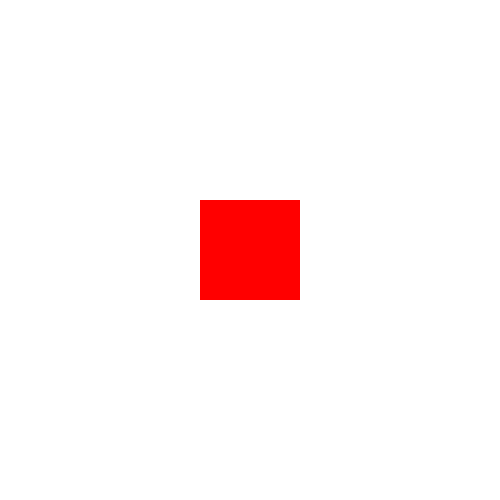
Frame 1 (no input)
Frame 60 (the mouse pressed at the canvas centre just before this capture): identical to frame 1, image omitted
Frame 120 (the mouse held since frame 60 and released just before this capture): identical to frame 1, image omitted

The Processing sketch that drew this single still picture (run headless with seeded random() and noise(); from frame 60 on, the mouse is pressed at the canvas centre):

// Processing sketch: code_challenge_4_map_example
// ── code_challenge_4_map_example.pde
//Code Challenge 4 Prompt
//Use the map() function to map the mouseY position to the rotation 
//of the rect. As the mouse moves from the top of the window to the 
//bottom of the window, the shape should only rotate one time, or 
//360 degrees.


void setup() {
  size(500, 500);
}

void draw() {
  background(255);
  noStroke();
  fill(255, 0, 0);
  rectMode(CENTER);
  
  //translate() changes the (0, 0) location in our sketch to the 
  //center of the window
  translate(width/2, height/2);
  //we can use map to convert the mouse's y position to a degree position.
  //We know that the y position of the mouse can be a value between 0 and height
  //and the degree position can be a value between 0 and 360
  //so, we can use map() to convert mouseY from a the 0-height range to the
  //0-360 range. Then we will need to convert that degree value to radians
  //using radians().
  //Then we can rotate the entire canvas using rotate().
  rotate(radians(map(mouseY, 0, height, 0, 360)));
  
  //draw the rect
  rect(0, 0, 100, 100); 
}
